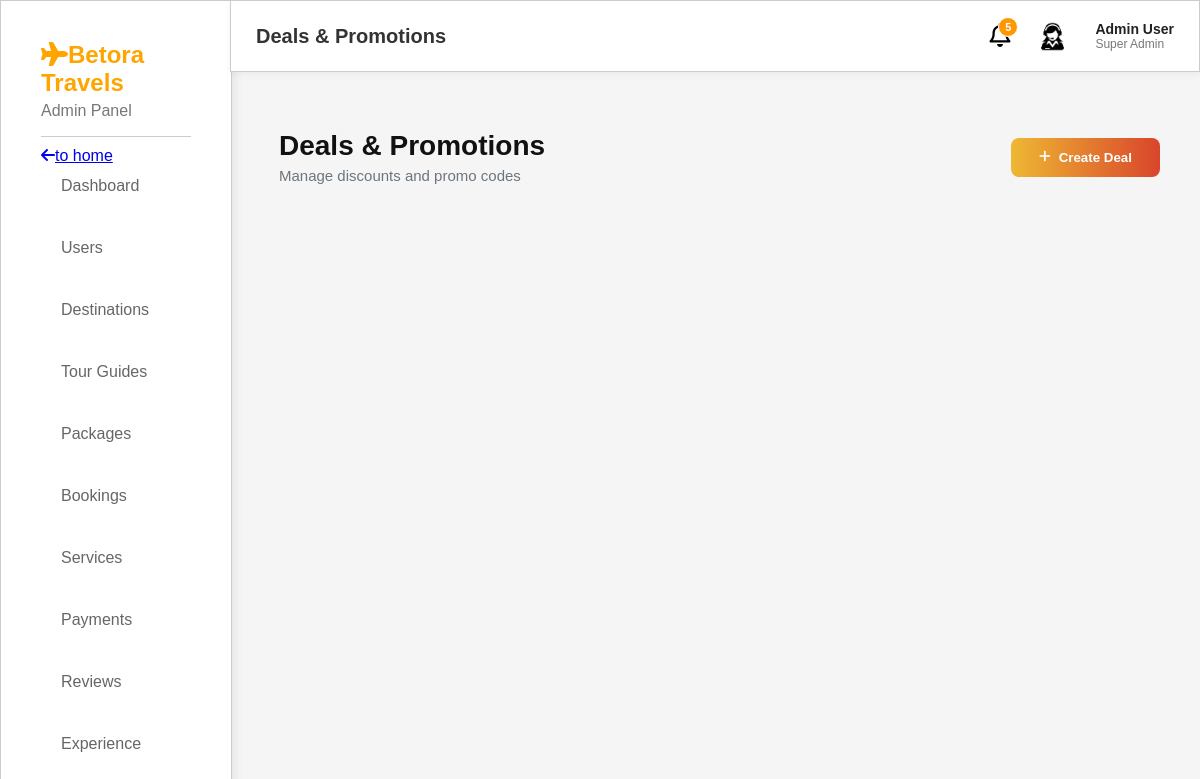
/admin/admin_deals.php, run on an earlier commit of the app's database.
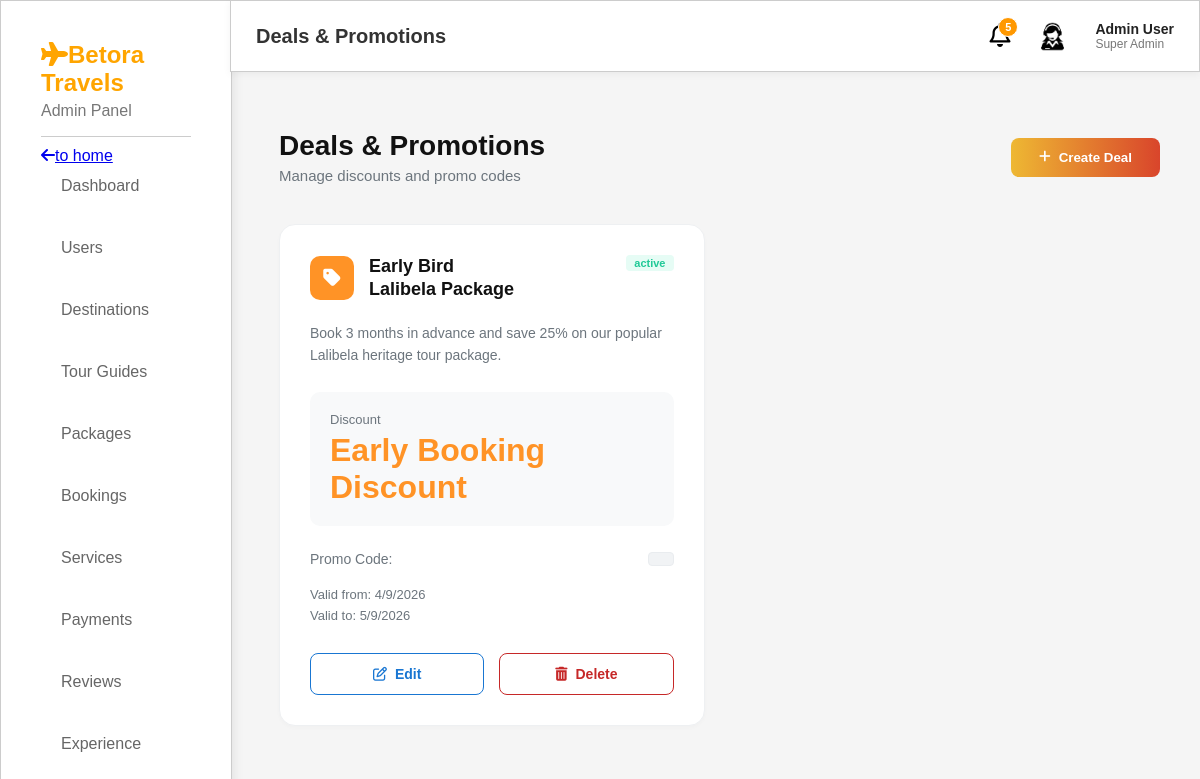
And on a later commit of the database.
### tables this page shows
CREATE TABLE `deals` (
  `id` int(11) NOT NULL,
  `title` varchar(255) NOT NULL,
  `description` text DEFAULT NULL,
  `image_url` varchar(255) DEFAULT NULL,
  `discount_badge` varchar(50) DEFAULT NULL,
  `deal_note` varchar(100) DEFAULT NULL,
  `old_price` decimal(10,2) DEFAULT NULL,
  `new_price` decimal(10,2) DEFAULT NULL,
  `end_datetime` datetime NOT NULL,
  `status` varchar(20) DEFAULT 'active'
);

### admin/admin_deals.php (the view, shortened to what this page needs)
<?php
$conn = new mysqli("localhost", "root", "", "travel_db");
$pageTitle = "Deals & Promotions";
$result = $conn->query("SELECT * FROM deals ORDER BY id DESC");
?>
<!DOCTYPE html>
<html lang="en">
<head>
    <link rel="stylesheet" href="admin_deals.css">
    <link rel="stylesheet" href="https://cloudflare.com">
    <?php include "layout.php"; ?>
</head>
<body>
<div class="dashboard-container">
    <div class="dashboard-header">
        <div>
            <h1>Deals & Promotions</h1>
            <p>Manage discounts and promo codes</p>
        </div>
        <button class="btn-create" onclick="openDealModal()">
            <i class="fa-solid fa-plus"></i> Create Deal
        </button>
    </div>
    <div class="cards-grid">
        <?php while($row = $result->fetch_assoc()):
            $is_perc = (strpos($row['discount_badge'], '%') !== false);
        ?>
        <div class="promo-card">
            <span class="status-pill"><?php echo htmlspecialchars($row['status']); ?></span>
            <div class="card-top">
                <div class="icon-square">
                    <?php if($is_perc): ?>
                        <i class="fa-solid fa-percent"></i>
                    <?php else: ?>
                        <i class="fa-solid fa-tag"></i>
                    <?php endif; ?>
                </div>
                <h3><?php echo htmlspecialchars($row['title']); ?></h3>
            </div>
            <p class="card-description"><?php echo htmlspecialchars($row['description']); ?></p>
            <div class="discount-section">
                <span>Discount</span>
                <h2><?php echo htmlspecialchars($row['discount_badge']); ?></h2>
            </div>
            <div class="promo-row">
                <span>Promo Code:</span>
                <span class="code-pill"><?php echo htmlspecialchars($row['deal_note']); ?></span>
            </div>
            <div class="date-section">
                <p>Valid from: <?php echo date('n/j/Y', strtotime($row['end_datetime'] . ' - 30 days')); ?></p>
                <p>Valid to: <?php echo date('n/j/Y', strtotime($row['end_datetime'])); ?></p>
            </div>
            <div class="action-buttons">
                <a href="edit_deal.php?id=<?php echo $row['id']; ?>" class="btn-edit">
                    <i class="fa-regular fa-pen-to-square"></i> Edit
                </a>
                <a href="delete_deal.php?id=<?php echo $row['id']; ?>" class="btn-delete" onclick="return confirm('Delete this deal?')">
                    <i class="fa-solid fa-trash-can"></i> Delete
                </a>
            </div>
        </div>
        <?php endwhile; ?>
    </div>
</div>
</body>
</html>

### admin/layout.php (shortened to what this page needs)
<?php
$current_page = basename($_SERVER['PHP_SELF']);
?>
<!DOCTYPE html>
<html lang="en">
<head>
    <link rel="stylesheet" href="style.css">
    <link rel="stylesheet" href="https://cdnjs.cloudflare.com/ajax/libs/font-awesome/6.5.0/css/all.min.css">
</head>
<body>
    <div class="sidebar">
    <div class="logo">
        <h2><i class="fa fa-plane"></i>Betora Travels</h2>
        <p>Admin Panel</p>
    </div>
    <ul class="sidebar-menu">
    <a href="../index.php" class="btn-primary">
            <i class="fa-solid fa-arrow-left"></i>to home
        </a>
    <li class="<?php echo ($current_page == 'dashboard.php') ? 'active' : ''; ?>">
        <a href="dashboard.php">Dashboard</a>
    </li>
    <li class="<?php echo ($current_page == 'users.php') ? 'active' : ''; ?>">
        <a href="users.php">Users</a>
    </li>
    <li class="<?php echo ($current_page == 'destinations.php') ? 'active' : ''; ?>">
        <a href="destinations.php">Destinations</a>
    </li>
    <li class="<?php echo ($current_page == 'guides.php') ? 'active' : ''; ?>">
        <a href="guides.php">Tour Guides</a>
    </li>
    <li class="<?php echo ($current_page == 'packages.php') ? 'active' : ''; ?>">
        <a href="packages.php">Packages</a>
    </li>
    <li class="<?php echo ($current_page == 'bookings.php') ? 'active' : ''; ?>">
        <a href="bookings.php">Bookings</a>
    </li>
     <li class="<?php echo ($current_page == 'services.php') ? 'active' : ''; ?>">
        <a href="services.php">Services</a>
    </li>
     <li class="<?php echo ($current_page == 'payments.php') ? 'active' : ''; ?>">
        <a href="payments.php">Payments</a>
    </li>
     <li class="<?php echo ($current_page == 'reviews.php') ? 'active' : ''; ?>">
        <a href="reviews.php">Reviews</a>
    </li>
     <li class="<?php echo ($current_page == 'experience.php') ? 'active' : ''; ?>">
        <a href="experience.php">Experience</a>
    </li>
</ul>
</div>
<div class="topbar">
    <h1><?php echo $pageTitle; ?></h1>
     <div class="admin-info">
             <div class="notification-container">
    <i class="fa-regular fa-bell"></i>
    <span class="badge">5</span>
</div>
        <img src="admin\admin.jpg" alt="Admin">
        <div class="admin-text">
            <span class="admin-name">Admin User</span>
            <span class="admin-role">Super Admin</span>
        </div>
    </div>
</div>
</body>

### admin/admin_deals.css (style rules this page uses)
body { background-color: #fafafa; font-family: 'Segoe UI', system-ui, sans-serif; color: #333; }
.dashboard-container { padding: 40px; max-width: 1200px; margin-top: 90px; margin-left: 239px; }
.dashboard-header { display: flex; justify-content: space-between; align-items: center; margin-bottom: 40px; }
.dashboard-header h1 { font-size: 28px; font-weight: 700; margin: 0 0 5px 0; color: #111; }
.dashboard-header p { color: #6c757d; margin: 0; font-size: 15px; }
.btn-create { background-color: #ff9326; color: white; border: none; padding: 12px 24px; border-radius: 8px; font-weight: 600; cursor: pointer; display: flex; align-items: center; gap: 8px; transition: background-color 0.2s ease; }
.cards-grid { display: grid; grid-template-columns: repeat(auto-fill, minmax(320px, 1fr)); gap: 30px; }
.promo-card { background: #fff; border: 1px solid #eef0f2; border-radius: 16px; padding: 30px; position: relative; box-shadow: 0 2px 4px rgba(0,0,0,0.02); }
.status-pill { position: absolute; top: 30px; right: 30px; background-color: #e6fcf5; color: #20c997; font-size: 12px; padding: 4px 10px; border-radius: 6px; font-weight: 600; }
.card-top { display: flex; align-items: center; gap: 15px; margin-bottom: 20px; }
.icon-square { background-color: #ff9326; color: white; width: 44px; height: 44px; border-radius: 10px; display: flex; align-items: center; justify-content: center; font-size: 20px; }
.card-top h3 { margin: 0; font-size: 18px; font-weight: 700; color: #111; max-width: 150px; line-height: 1.3; }
.card-description { color: #6c757d; font-size: 14px; line-height: 1.6; margin-bottom: 25px; min-height: 45px; }
.discount-section { background-color: #f8f9fa; padding: 20px; border-radius: 10px; margin-bottom: 25px; }
.discount-section span { color: #6c757d; font-size: 13px; display: block; margin-bottom: 5px; }
.discount-section h2 { color: #ff9326; margin: 0; font-size: 32px; font-weight: 700; }
.promo-row { display: flex; justify-content: space-between; align-items: center; margin-bottom: 20px; }
.promo-row span { color: #6c757d; font-size: 14px; }
.code-pill { background-color: #f1f3f5; color: #111; font-weight: 700; padding: 6px 12px; border-radius: 4px; border: 1px solid #e9ecef; font-size: 13px; font-family: monospace; }
.date-section p { margin: 6px 0; color: #6c757d; font-size: 13px; }
.action-buttons { display: flex; gap: 15px; margin-top: 30px; }
.action-buttons a { flex: 1; text-align: center; padding: 12px; border-radius: 8px; font-weight: 600; font-size: 14px; text-decoration: none; display: flex; align-items: center; justify-content: center; gap: 8px; transition: all 0.2s ease; }
.btn-edit { background-color: #fff; border: 1px solid #dee2e6; color: #495057; }
.btn-delete { background-color: #fff; border: 1px solid #ffc9c9; color: #fa5252; }

What changed in the data, as far as the page shows it:
added deals: status "active", title "Early Bird Lalibela Package", description "Book 3 months in advance and save 25% on our popular Lalibela heritage tour package.", discount_badge "Early Booking Discount", end_datetime "4/9/2026", end_datetime "5/9/2026"
